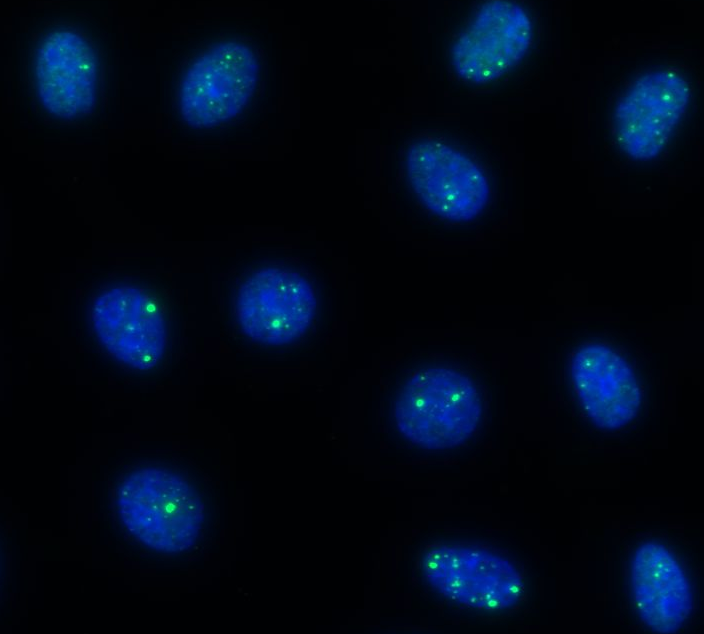
#> input picture Midterm-HW/nuclei.png, 704 x 634 px
$ jupyter execute --allow-errors Q3-connected-components.ipynb
#> lines starting #> are read from the running program, lines starting #| are printed output that depends on the picture; after the words box and inside, x2 and y2 are one past the last pixel; in counts of white or black regions, pixels touching at a corner belong together
#### Question 3 - Experiment with Connected Components

[cell 1]
import numpy as np
import matplotlib.pyplot as plt
from skimage import io, filters, morphology, measure, img_as_ubyte
from scipy import ndimage as ndi

[cell 2]
# (a) Read and display
img = io.imread('nuclei.png')[..., :3]          # drop alpha if present
#> img is the input picture: shape (634, 704, 3); mean R, G, B 0.5, 8.9, 23.4
plt.figure(figsize=(7, 7)); plt.imshow(img); plt.title('nuclei.png'); plt.axis('off'); plt.show()

# (b) Blue channel -> monochrome image, saved to disk
blue  = img[..., 2]
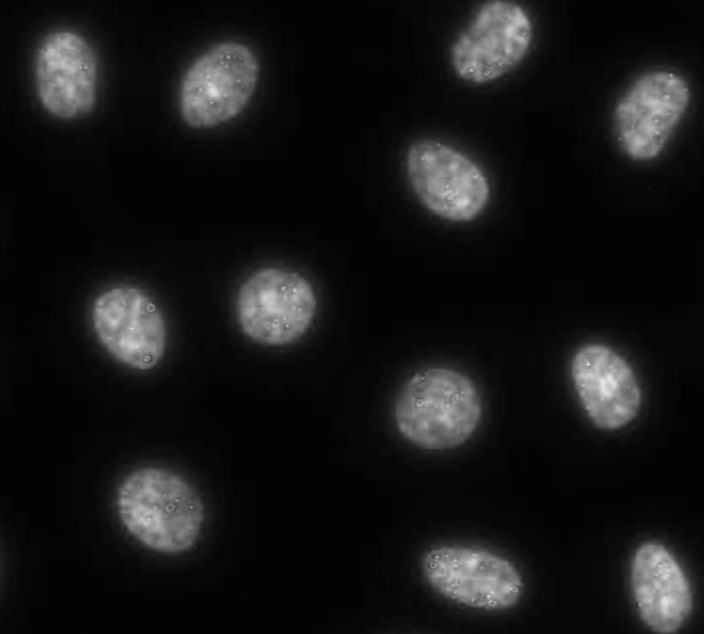
#> blue: shape (634, 704); min 2, max 235, mean 23.4
green = img[..., 1]
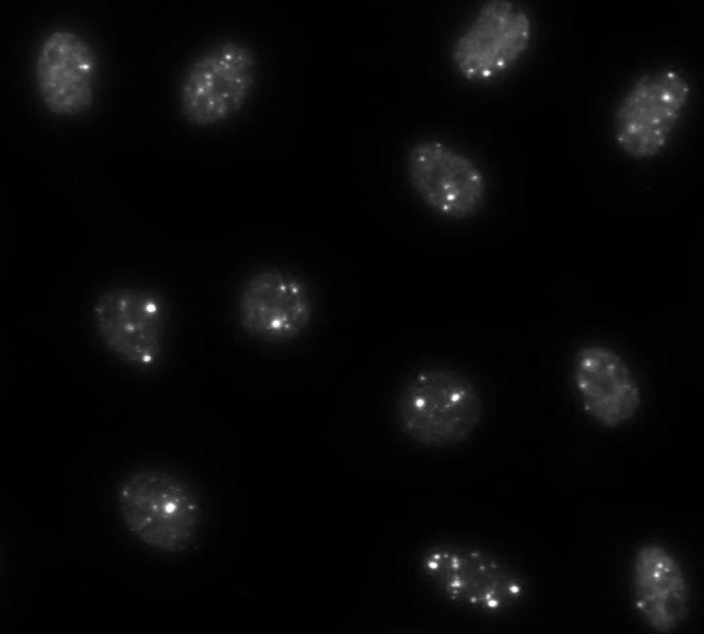
#> green: shape (634, 704); min 0, max 255, mean 8.9
io.imsave('nuclei_blue.png', blue)               # saved as a grayscale image
io.imsave('nuclei_green.png', green)

# Segment: smooth, Otsu threshold, clean up, label connected components
blue_s = filters.gaussian(blue, sigma=2, preserve_range=True)
t = filters.threshold_otsu(blue_s)
#> t = 65.38
mask = blue_s > t
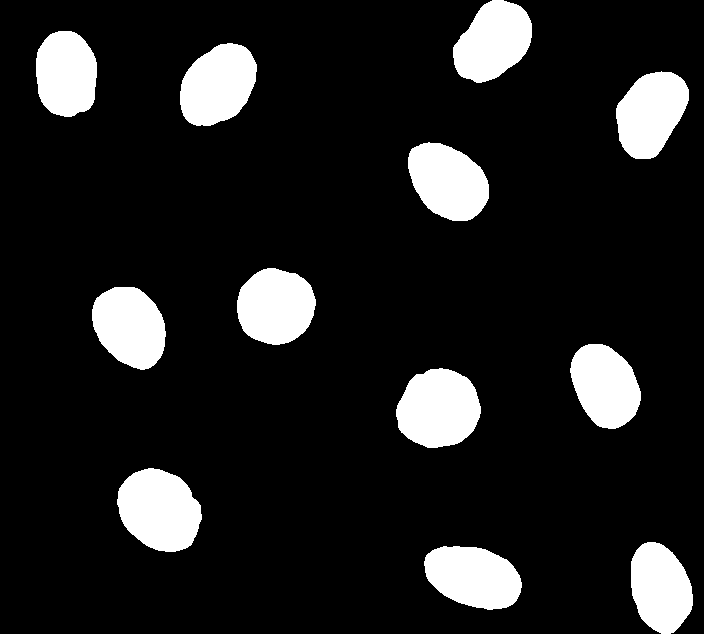
#> mask: shape (634, 704) bool; 12.6% white; 12 white regions, largest, box (x1, y1, x2, y2) and area: (117, 468, 202, 552) 5327, (396, 368, 481, 448) 5218, (180, 43, 257, 126) 4757
mask = morphology.remove_small_objects(mask, min_size=200)   # drop specks/debris
mask = ndi.binary_fill_holes(mask)                           # fill holes inside nuclei
mask = morphology.binary_opening(mask, morphology.disk(3))   # smooth edges
#> mask: shape (634, 704) bool; 12.6% white; 12 white regions, largest, box (x1, y1, x2, y2) and area: (117, 468, 202, 552) 5325, (396, 368, 481, 448) 5217, (180, 43, 257, 126) 4756

labels = measure.label(mask, connectivity=2)
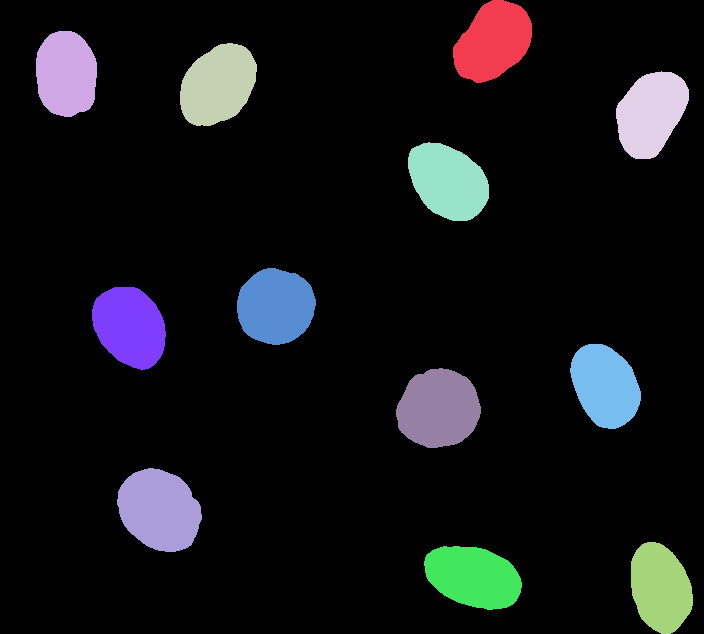
#> labels: shape (634, 704) int32; 13 distinct labels, from 0 to 12; one colour per label, 0 black
n_nuclei = labels.max()
#> n_nuclei = 12
print(f"Otsu threshold = {t:.1f}")
#| Otsu threshold = 65.4
print(f"Number of nuclei = {n_nuclei}")
#| Number of nuclei = 12

fig, ax = plt.subplots(1, 3, figsize=(15, 5))
ax[0].imshow(blue, cmap='gray'); ax[0].set_title('Blue channel')
ax[1].imshow(mask, cmap='gray'); ax[1].set_title(f'Mask (Otsu = {t:.0f})')
ax[2].imshow(blue, cmap='gray')
for r in measure.regionprops(labels):
    y, x = r.centroid
    ax[2].contour(labels == r.label, levels=[0.5], colors='yellow', linewidths=1)
    ax[2].text(x, y, str(r.label), color='red', fontsize=12, ha='center', va='center')
#> this loop made 12 passes
#> (y, x) on passes 1 to 12: (41.18, 492.7), (73.58, 65.82), (84.53, 217.6), (112.9, 650.6), (181.1, 447.8), (306, 275.3), (326.3, 129.4), (385.4, 604.8), (408.3, 438.2), (509.7, 159), (587.6, 660.1), (576.5, 473)
ax[2].set_title(f'{n_nuclei} nuclei labeled')
for a in ax: a.axis('off')
plt.tight_layout(); plt.show()
#> after `plt.tight_layout()`:
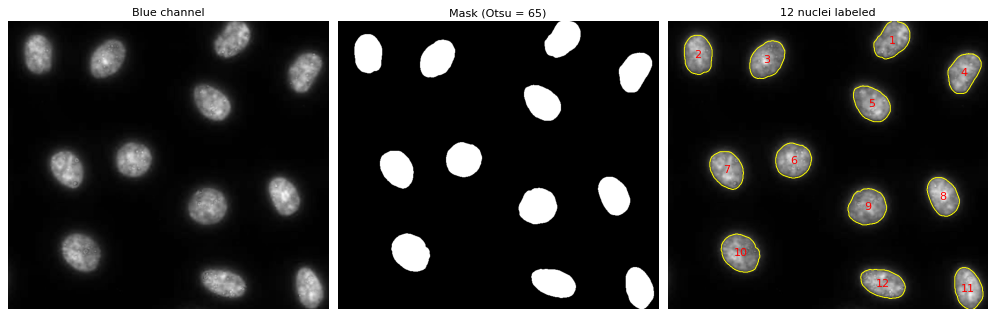
#> figure drawn by matplotlib, 3 panels

Green spots per nucleus, displayed with cursors (part c)

[cell 3]
# (c) Spots from the green channel
green_s = filters.gaussian(green, sigma=1, preserve_range=True)

# Remove the slowly varying background so only small bright spots remain (white top-hat)
tophat = morphology.white_tophat(green_s, morphology.disk(7))
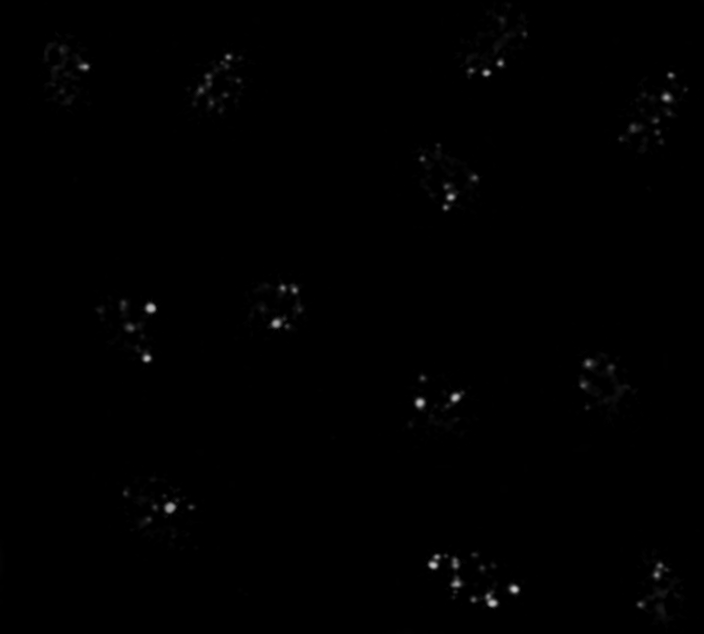
#> tophat: shape (634, 704) float64; min 0, max 204, mean 0.9

# Threshold the top-hat result (Otsu works if spots are clear; raise the factor if you get false spots)
tg = filters.threshold_otsu(tophat)
#> tg = 44.24
spot_mask = tophat > tg
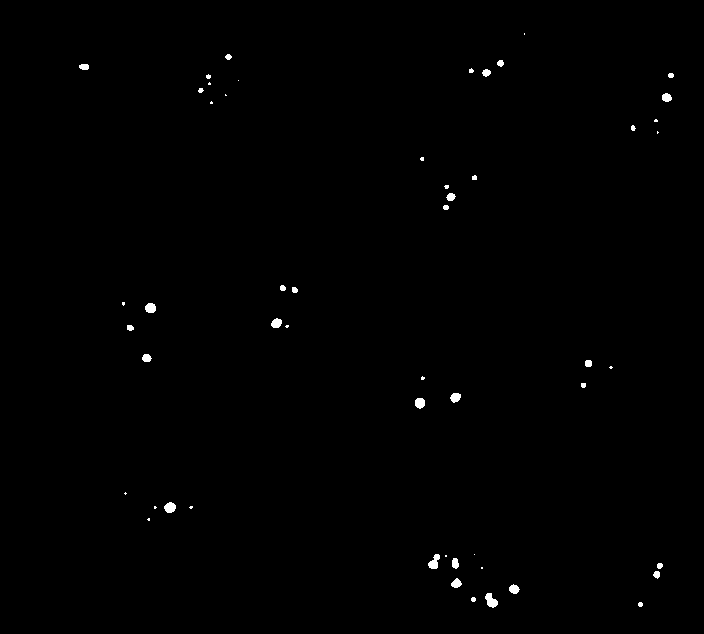
#> spot_mask: shape (634, 704) bool; 0.41% white; 53 white regions (22 under 20 px), largest, box (x1, y1, x2, y2) and area: (485, 593, 498, 608) 121, (428, 554, 440, 569) 109, (164, 502, 176, 513) 99

# Keep only spots that lie inside a nucleus (slightly dilated so edge spots are not lost)
#nuclei_zone = morphology.binary_dilation(labels > 0, morphology.disk(3))
nuclei_zone = morphology.dilation(labels > 0, morphology.disk(3))
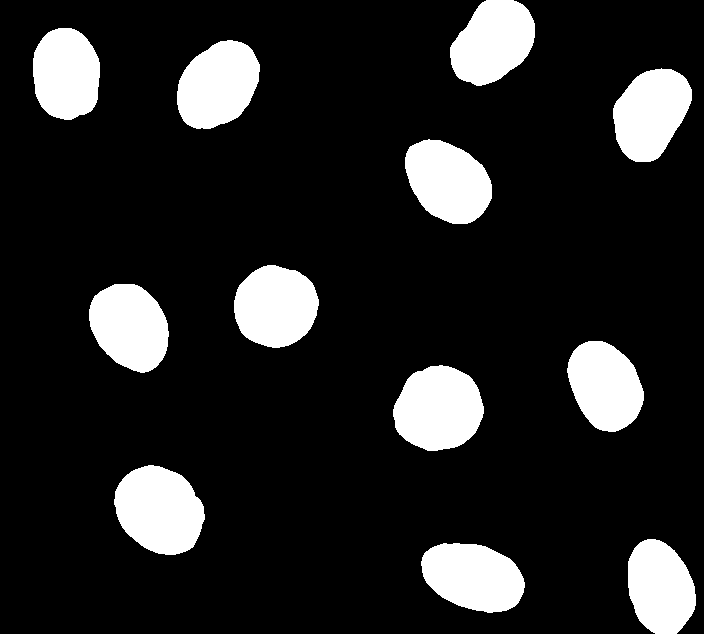
#> nuclei_zone: shape (634, 704) bool; 14.5% white; 12 white regions, largest, box (x1, y1, x2, y2) and area: (114, 465, 205, 555) 6098, (393, 365, 484, 451) 5977, (177, 40, 260, 129) 5493

spot_mask &= nuclei_zone
#spot_mask = morphology.remove_small_objects(spot_mask, min_size=3)
#> (the rest of this cell did not finish here and is left out)

$ run again, with Midterm-HW/clutter.png copied over Midterm-HW/nuclei.png
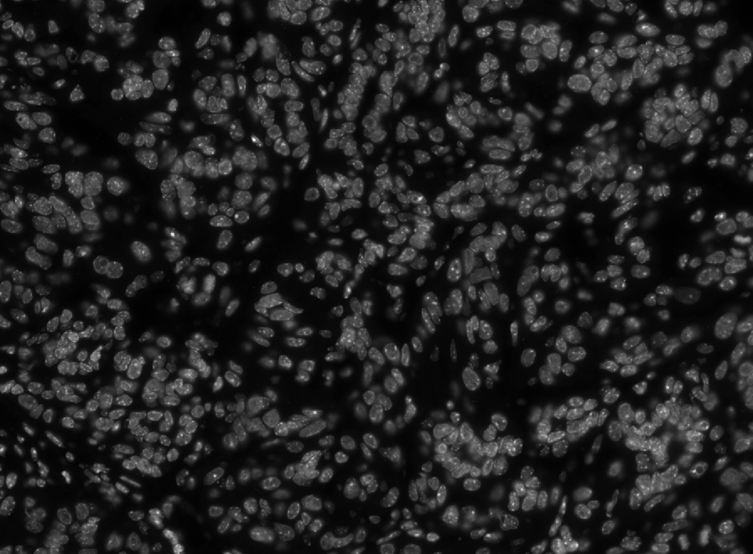
#> input picture Midterm-HW/clutter.png, 753 x 554 px
#> img is the input picture: shape (554, 753, 3); min 0, max 252, mean 33.9
#> t = 40.22
#> `labels = measure.label(mask, connectivity=2)`:
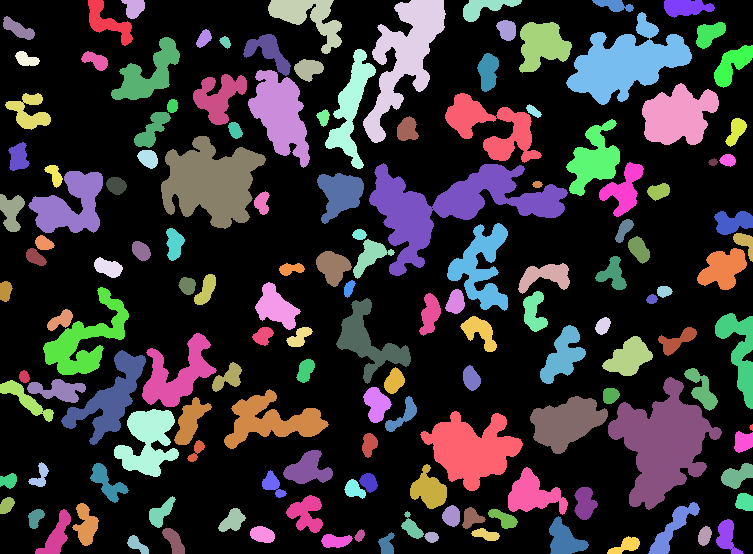
#> labels: shape (554, 753) int32; 148 distinct labels, from 0 to 147; one colour per label, 0 black
#> n_nuclei = 147
#| Otsu threshold = 40.2
#| Number of nuclei = 147
#> the loop `for r in measure.regionprops(labels):` made 147 passes
#> (y, x) on passes 1 to 8: (21.95, 107.6), (7.52, 133.7), (17.29, 308.7), (56.4, 404.1), (7.04, 484.6), (4.81, 613.7), (7.11, 685.8), (62.26, 625.6)
#> tg = 20.59
#> nuclei_zone: shape (554, 753) bool; 46% white; 78 white regions, largest, box (x1, y1, x2, y2) and area: (313, 90, 653, 435) 27924, (0, 284, 245, 480) 20079, (527, 365, 725, 513) 13548
#> `spot_mask &= nuclei_zone`:
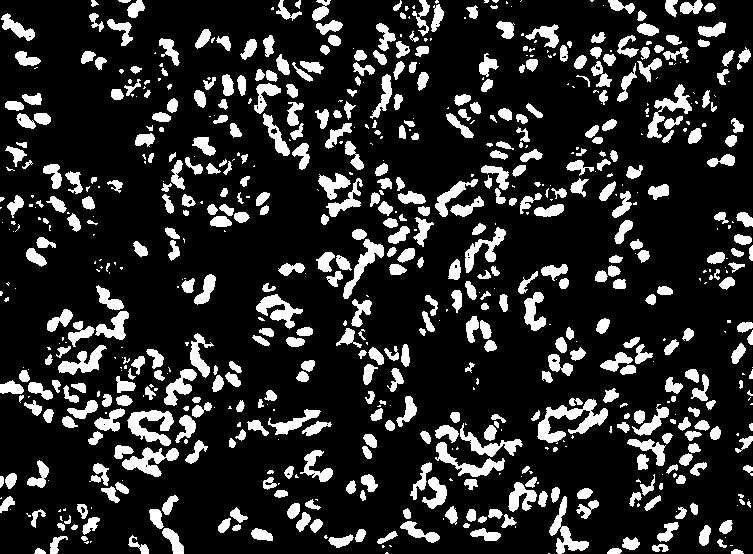
#> spot_mask: shape (554, 753) bool; 17.2% white; 734 white regions (258 under 20 px), largest, box (x1, y1, x2, y2) and area: (537, 399, 608, 444) 1218, (127, 410, 174, 446) 889, (122, 447, 179, 477) 752

$ run again, with Midterm-HW/CoffeeBeans.tif saved as Midterm-HW/nuclei.png
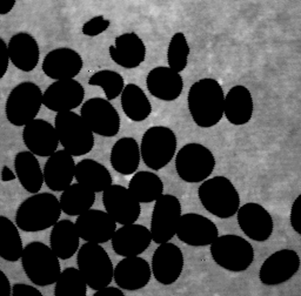
#> input picture Midterm-HW/CoffeeBeans.tif, 301 x 296 px
#> img is the input picture: shape (296, 301, 3); min 0, max 231, mean 73.3
#> t = 72.28
#> `labels = measure.label(mask, connectivity=2)`:
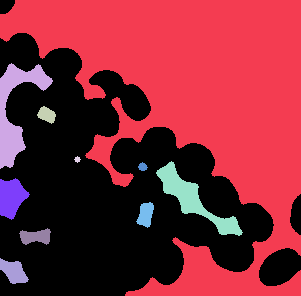
#> labels: shape (296, 301) int32; 11 distinct labels, from 0 to 10; one colour per label, 0 black
#> n_nuclei = 10
#| Otsu threshold = 72.3
#| Number of nuclei = 10
#> the loop `for r in measure.regionprops(labels):` made 10 passes
#> (y, x) on passes 1 to 8: (102.6, 196.4), (109.8, 15.28), (114.4, 46.36), (159, 77), (199.3, 193.1), (166.4, 142.3), (197, 11.04), (214.1, 145.3)
#> tg = 46.06
#> nuclei_zone: shape (296, 301) bool; 61.5% white; 6 black regions (2 under 20 px), largest, box (x1, y1, x2, y2) and area: (0, 36, 271, 296) 33123, (262, 251, 301, 283) 865, (293, 198, 301, 232) 198, (0, 0, 12, 11) 109
#> `spot_mask &= nuclei_zone`:
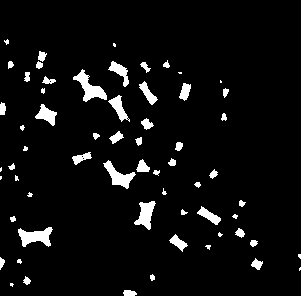
#> spot_mask: shape (296, 301) bool; 5.4% white; 62 white regions (19 under 20 px), largest, box (x1, y1, x2, y2) and area: (73, 69, 107, 102) 428, (18, 227, 53, 247) 407, (103, 160, 136, 189) 362
